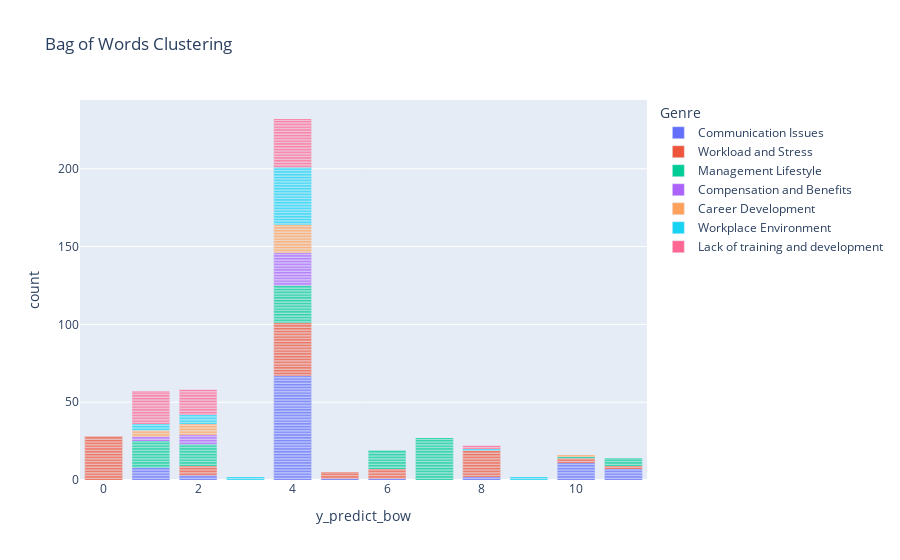

The cell this chart's notebook holds for it:
### Code cell
import plotly.express as px

fig = px.bar(df, x="y_predict_bow", y="count", color="Genre", title="Bag of Words Clustering")
fig.show()

### Figure 1 — Plotly figure (JSON) as saved in the notebook; plotly's stock layout.template omitted (floating-point values rounded to 4 significant figures)
{"data": [{"alignmentgroup": "True", "hovertemplate": "Genre=Communication Issues<br>y_predict_bow=%{x}<br>count=%{y}<extra></extra>", "legendgroup": "Communication Issues", "marker": {"color": "#636efa", "pattern": {"shape": ""}}, "name": "Communication Issues", "offsetgroup": "Communication Issues", "orientation": "v", "showlegend": true, "textposition": "auto", "x": [8, 4, 4, 4, 4, 4, 4, 10, 4, 4, 4, 4, 4, 4, 4, 4, 4, 11, 4, 4, 4, 4, 1, 8, 4, 4, 4, 4, 10, 4, 1, 4, 4, 4, 4, 4, 1, 4, 4, 10, 4, 4, 4, 4, 4, 10, 4, 11, 4, 4, 4, 2, 4, 4, 4, 11, 4, 10, 1, 4, 10, 4, 1, 4, 10, 4, 2, 4, 5, 4, 4, 4, 4, 11, 4, 6, 10, 10, 4, 4, 4, 4, 4, 4, 4, 11, 4, 10, 1, 4, 2, 4, 10, 4, 11, 4, 1, 1, 11, 4], "xaxis": "x", "y": [1, 1, 1, 1, 1, 1, 1, 1, 1, 1, 1, 1, 1, 1, 1, 1, 1, 1, 1, 1, 1, 1, 1, 1, 1, 1, 1, 1, 1, 1, 1, 1, 1, 1, 1, 1, 1, 1, 1, 1, 1, 1, 1, 1, 1, 1, 1, 1, 1, 1, 1, 1, 1, 1, 1, 1, 1, 1, 1, 1, 1, 1, 1, 1, 1, 1, 1, 1, 1, 1, 1, 1, 1, 1, 1, 1, 1, 1, 1, 1, 1, 1, 1, 1, 1, 1, 1, 1, 1, 1, 1, 1, 1, 1, 1, 1, 1, 1, 1, 1], "yaxis": "y", "type": "bar"}, {"alignmentgroup": "True", "hovertemplate": "Genre=Workload and Stress<br>y_predict_bow=%{x}<br>count=%{y}<extra></extra>", "legendgroup": "Workload and Stress", "marker": {"color": "#EF553B", "pattern": {"shape": ""}}, "name": "Workload and Stress", "offsetgroup": "Workload and Stress", "orientation": "v", "showlegend": true, "textposition": "auto", "x": [0, 4, 4, 8, 4, 4, 4, 4, 10, 4, 0, 4, 0, 4, 2, 8, 0, 8, 4, 4, 2, 4, 0, 4, 4, 6, 0, 4, 5, 2, 4, 10, 2, 6, 4, 4, 4, 4, 0, 4, 8, 8, 0, 0, 0, 5, 6, 8, 8, 4, 4, 0, 11, 2, 4, 4, 0, 4, 0, 8, 8, 0, 8, 4, 5, 8, 8, 0, 8, 0, 4, 8, 4, 0, 8, 4, 0, 10, 8, 0, 4, 6, 11, 0, 0, 4, 2, 0, 0, 5, 8, 0, 6, 4, 0, 0, 6, 0, 0, 4], "xaxis": "x", "y": [1, 1, 1, 1, 1, 1, 1, 1, 1, 1, 1, 1, 1, 1, 1, 1, 1, 1, 1, 1, 1, 1, 1, 1, 1, 1, 1, 1, 1, 1, 1, 1, 1, 1, 1, 1, 1, 1, 1, 1, 1, 1, 1, 1, 1, 1, 1, 1, 1, 1, 1, 1, 1, 1, 1, 1, 1, 1, 1, 1, 1, 1, 1, 1, 1, 1, 1, 1, 1, 1, 1, 1, 1, 1, 1, 1, 1, 1, 1, 1, 1, 1, 1, 1, 1, 1, 1, 1, 1, 1, 1, 1, 1, 1, 1, 1, 1, 1, 1, 1], "yaxis": "y", "type": "bar"}, {"alignmentgroup": "True", "hovertemplate": "Genre=Management Lifestyle<br>y_predict_bow=%{x}<br>count=%{y}<extra></extra>", "legendgroup": "Management Lifestyle", "marker": {"color": "#00cc96", "pattern": {"shape": ""}}, "name": "Management Lifestyle", "offsetgroup": "Management Lifestyle", "orientation": "v", "showlegend": true, "textposition": "auto", "x": [6, 7, 4, 2, 4, 6, 1, 7, 6, 2, 4, 2, 7, 4, 7, 1, 7, 4, 2, 4, 4, 7, 4, 11, 1, 2, 4, 1, 7, 1, 6, 7, 4, 4, 7, 4, 6, 7, 2, 4, 2, 7, 4, 11, 7, 1, 2, 7, 10, 4, 6, 7, 1, 2, 7, 1, 4, 7, 1, 4, 4, 7, 1, 11, 7, 4, 6, 7, 1, 4, 6, 11, 1, 2, 7, 1, 6, 7, 4, 4, 2, 7, 2, 6, 7, 1, 2, 7, 1, 6, 7, 1, 4, 11, 7, 1, 6, 7, 2, 4], "xaxis": "x", "y": [1, 1, 1, 1, 1, 1, 1, 1, 1, 1, 1, 1, 1, 1, 1, 1, 1, 1, 1, 1, 1, 1, 1, 1, 1, 1, 1, 1, 1, 1, 1, 1, 1, 1, 1, 1, 1, 1, 1, 1, 1, 1, 1, 1, 1, 1, 1, 1, 1, 1, 1, 1, 1, 1, 1, 1, 1, 1, 1, 1, 1, 1, 1, 1, 1, 1, 1, 1, 1, 1, 1, 1, 1, 1, 1, 1, 1, 1, 1, 1, 1, 1, 1, 1, 1, 1, 1, 1, 1, 1, 1, 1, 1, 1, 1, 1, 1, 1, 1, 1], "yaxis": "y", "type": "bar"}, {"alignmentgroup": "True", "hovertemplate": "Genre=Compensation and Benefits<br>y_predict_bow=%{x}<br>count=%{y}<extra></extra>", "legendgroup": "Compensation and Benefits", "marker": {"color": "#ab63fa", "pattern": {"shape": ""}}, "name": "Compensation and Benefits", "offsetgroup": "Compensation and Benefits", "orientation": "v", "showlegend": true, "textposition": "auto", "x": [4, 1, 2, 4, 2, 2, 4, 4, 4, 4, 4, 4, 4, 4, 2, 4, 4, 2, 1, 4, 4, 2, 4, 4, 4, 4, 4, 1, 4, 4], "xaxis": "x", "y": [1, 1, 1, 1, 1, 1, 1, 1, 1, 1, 1, 1, 1, 1, 1, 1, 1, 1, 1, 1, 1, 1, 1, 1, 1, 1, 1, 1, 1, 1], "yaxis": "y", "type": "bar"}, {"alignmentgroup": "True", "hovertemplate": "Genre=Career Development<br>y_predict_bow=%{x}<br>count=%{y}<extra></extra>", "legendgroup": "Career Development", "marker": {"color": "#FFA15A", "pattern": {"shape": ""}}, "name": "Career Development", "offsetgroup": "Career Development", "orientation": "v", "showlegend": true, "textposition": "auto", "x": [4, 4, 4, 1, 4, 4, 1, 4, 2, 4, 4, 2, 4, 4, 4, 4, 1, 2, 4, 2, 10, 4, 2, 4, 4, 2, 4, 4, 1, 2], "xaxis": "x", "y": [1, 1, 1, 1, 1, 1, 1, 1, 1, 1, 1, 1, 1, 1, 1, 1, 1, 1, 1, 1, 1, 1, 1, 1, 1, 1, 1, 1, 1, 1], "yaxis": "y", "type": "bar"}, {"alignmentgroup": "True", "hovertemplate": "Genre=Workplace Environment<br>y_predict_bow=%{x}<br>count=%{y}<extra></extra>", "legendgroup": "Workplace Environment", "marker": {"color": "#19d3f3", "pattern": {"shape": ""}}, "name": "Workplace Environment", "offsetgroup": "Workplace Environment", "orientation": "v", "showlegend": true, "textposition": "auto", "x": [4, 1, 4, 4, 4, 4, 4, 2, 4, 2, 4, 9, 4, 4, 3, 4, 4, 4, 2, 4, 1, 4, 4, 4, 4, 4, 8, 4, 4, 4, 4, 1, 4, 4, 4, 4, 4, 2, 4, 2, 4, 9, 4, 4, 3, 4, 4, 4, 2, 4, 1, 4], "xaxis": "x", "y": [1, 1, 1, 1, 1, 1, 1, 1, 1, 1, 1, 1, 1, 1, 1, 1, 1, 1, 1, 1, 1, 1, 1, 1, 1, 1, 1, 1, 1, 1, 1, 1, 1, 1, 1, 1, 1, 1, 1, 1, 1, 1, 1, 1, 1, 1, 1, 1, 1, 1, 1, 1], "yaxis": "y", "type": "bar"}, {"alignmentgroup": "True", "hovertemplate": "Genre=Lack of training and development<br>y_predict_bow=%{x}<br>count=%{y}<extra></extra>", "legendgroup": "Lack of training and development", "marker": {"color": "#FF6692", "pattern": {"shape": ""}}, "name": "Lack of training and development", "offsetgroup": "Lack of training and development", "orientation": "v", "showlegend": true, "textposition": "auto", "x": [8, 4, 1, 4, 4, 2, 4, 1, 2, 4, 2, 4, 1, 4, 2, 4, 1, 1, 2, 4, 2, 4, 4, 1, 2, 4, 2, 4, 1, 2, 4, 4, 8, 2, 4, 2, 1, 2, 4, 4, 1, 1, 2, 4, 1, 2, 4, 4, 1, 4, 4, 1, 1, 4, 4, 1, 1, 2, 4, 4, 1, 1, 1, 4, 1, 4, 2, 4, 4, 1], "xaxis": "x", "y": [1, 1, 1, 1, 1, 1, 1, 1, 1, 1, 1, 1, 1, 1, 1, 1, 1, 1, 1, 1, 1, 1, 1, 1, 1, 1, 1, 1, 1, 1, 1, 1, 1, 1, 1, 1, 1, 1, 1, 1, 1, 1, 1, 1, 1, 1, 1, 1, 1, 1, 1, 1, 1, 1, 1, 1, 1, 1, 1, 1, 1, 1, 1, 1, 1, 1, 1, 1, 1, 1], "yaxis": "y", "type": "bar"}], "layout": {"xaxis": {"anchor": "y", "domain": [0.0, 1.0], "title": {"text": "y_predict_bow"}}, "yaxis": {"anchor": "x", "domain": [0.0, 1.0], "title": {"text": "count"}}, "legend": {"title": {"text": "Genre"}, "tracegroupgap": 0}, "title": {"text": "Bag of Words Clustering"}, "barmode": "relative"}}
